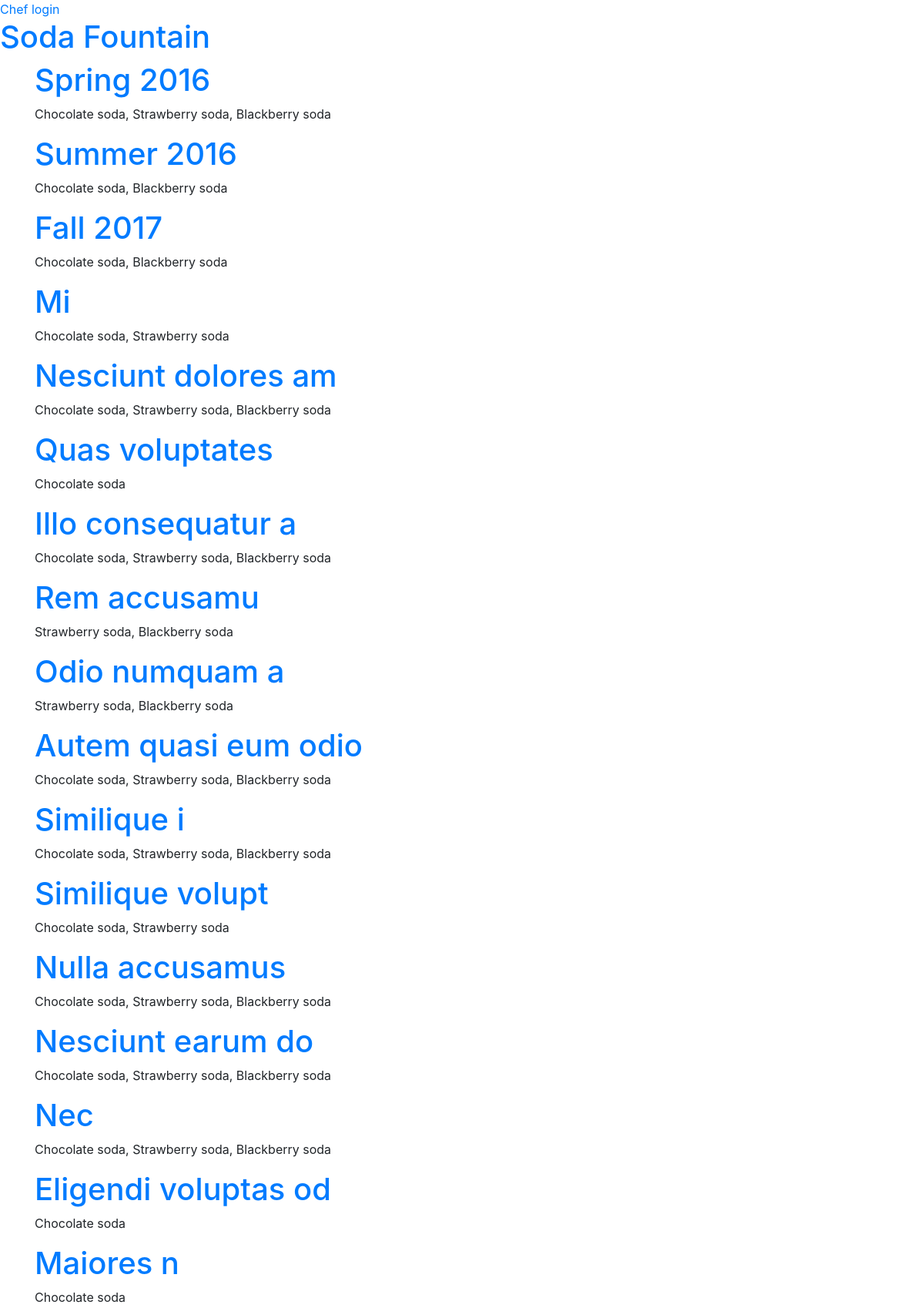
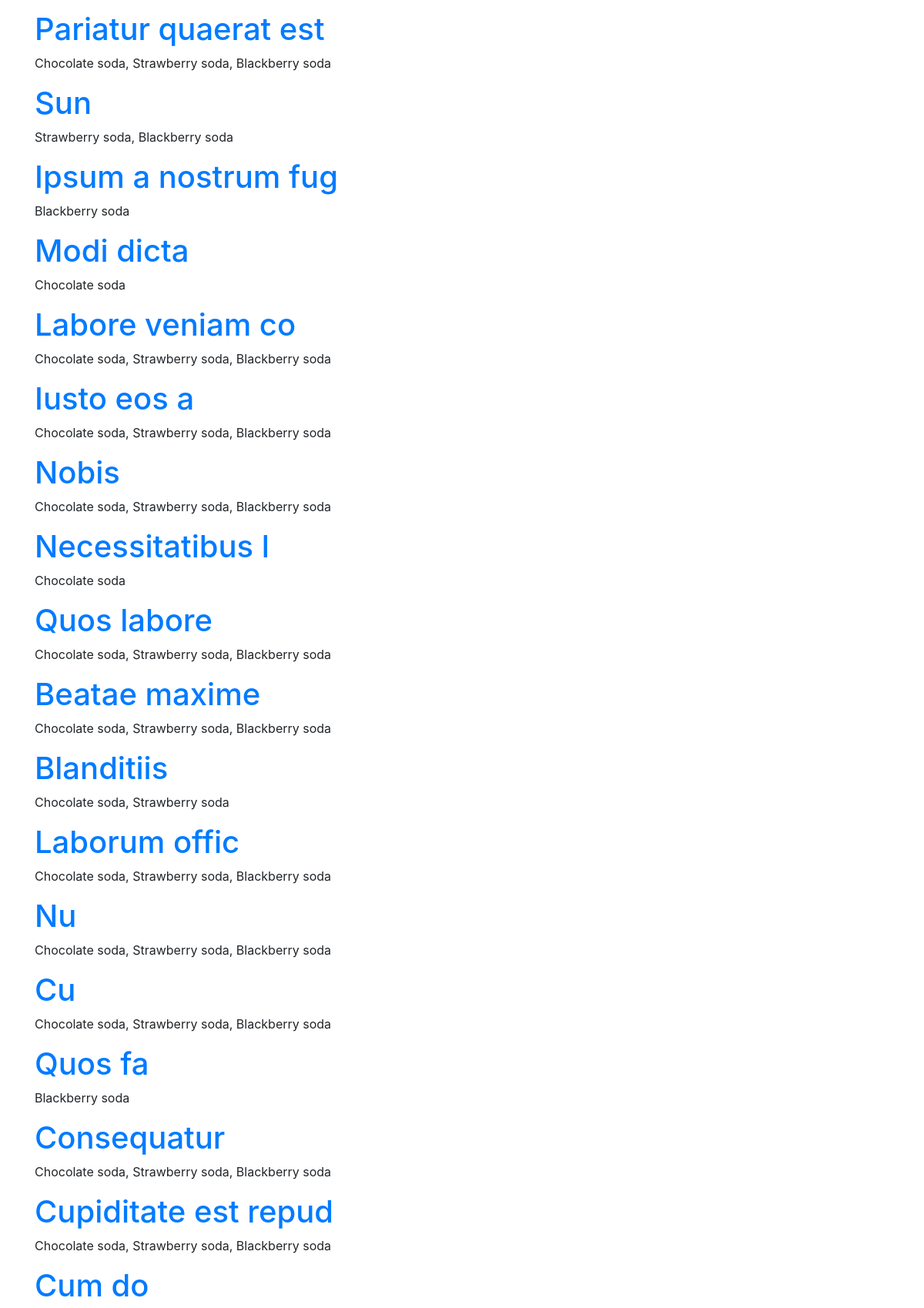
The page / (upper part) on the database its author committed (2 pictures, top to bottom).
### menu/models.py (models this page shows, shortened)
class Menu(models.Model):
    dishes = models.ManyToManyField('Dish', related_name='dishes')
    season = models.CharField(max_length=200)
    created_date = models.DateField(default=datetime.date.today)
    expiration_date = models.DateField(blank=True, null=True)
    class Meta:
        ordering = ['expiration_date', 'created_date', 'season']

class Dish(models.Model):
    chef = models.ForeignKey('auth.User', models.CASCADE)
    ingredients = models.ManyToManyField('Ingredient', related_name='ingredients')
    created_date = models.DateField(default=datetime.date.today)
    name = models.CharField(max_length=200)
    description = models.TextField()
    standard = models.BooleanField(default=False)
    def __str__(self):
        return self.name

### menu/views.py (the view)
# urls.py: path('', views.list_menus, name='list'),
def list_menus(request):
    menus = Menu.objects.exclude(
        expiration_date__lte=datetime.date.today()
    ).prefetch_related('dishes')
    return render(request, 'menu/list_menus.html', {'menus': menus})

### menu/templates/menu/list_menus.html (shortened to what this page needs)
{% extends 'menu/base.html' %}
{% block content %}
    {% for menu in menus %}
        <h1>
            <a href="{% url 'menu:detail_menu' menu.pk %}">{{ menu.season }}</a>
        </h1>
        <p>{{ menu.dishes.all|join:", "}}</p>
    {% endfor %}
{% endblock %}

### rows shown on the page
Menu: season "Spring 2016", dishes.all "Chocolate soda, Strawberry soda, Blackberry soda"
Menu: season "Summer 2016", dishes.all "Chocolate soda, Blackberry soda"
Menu: season "Fall 2017", dishes.all "Chocolate soda, Blackberry soda"
Menu: season "Mi", dishes.all "Chocolate soda, Strawberry soda"
Menu: season "Nesciunt dolores am", dishes.all "Chocolate soda, Strawberry soda, Blackberry soda"
Menu: season "Quas voluptates", dishes.all "Chocolate soda"
Menu: season "Illo consequatur a", dishes.all "Chocolate soda, Strawberry soda, Blackberry soda"
Menu: season "Rem accusamu", dishes.all "Strawberry soda, Blackberry soda"
Menu: season "Odio numquam a", dishes.all "Strawberry soda, Blackberry soda"
Menu: season "Autem quasi eum odio", dishes.all "Chocolate soda, Strawberry soda, Blackberry soda"
Menu: season "Similique i", dishes.all "Chocolate soda, Strawberry soda, Blackberry soda"
Menu: season "Similique volupt", dishes.all "Chocolate soda, Strawberry soda"
Menu: season "Nulla accusamus", dishes.all "Chocolate soda, Strawberry soda, Blackberry soda"
Menu: season "Nesciunt earum do", dishes.all "Chocolate soda, Strawberry soda, Blackberry soda"
Menu: season "Nec", dishes.all "Chocolate soda, Strawberry soda, Blackberry soda"
Menu: season "Eligendi voluptas od", dishes.all "Chocolate soda"
Menu: season "Maiores n", dishes.all "Chocolate soda"
Menu: season "Pariatur quaerat est", dishes.all "Chocolate soda, Strawberry soda, Blackberry soda"
Menu: season "Sun", dishes.all "Strawberry soda, Blackberry soda"
Menu: season "Ipsum a nostrum fug", dishes.all "Blackberry soda"
Menu: season "Modi dicta", dishes.all "Chocolate soda"
Menu: season "Labore veniam co", dishes.all "Chocolate soda, Strawberry soda, Blackberry soda"
Menu: season "Iusto eos a", dishes.all "Chocolate soda, Strawberry soda, Blackberry soda"
Menu: season "Nobis", dishes.all "Chocolate soda, Strawberry soda, Blackberry soda"
Menu: season "Necessitatibus l", dishes.all "Chocolate soda"
Menu: season "Quos labore", dishes.all "Chocolate soda, Strawberry soda, Blackberry soda"
Menu: season "Beatae maxime", dishes.all "Chocolate soda, Strawberry soda, Blackberry soda"
Menu: season "Blanditiis", dishes.all "Chocolate soda, Strawberry soda"
Menu: season "Laborum offic", dishes.all "Chocolate soda, Strawberry soda, Blackberry soda"
Menu: season "Nu", dishes.all "Chocolate soda, Strawberry soda, Blackberry soda"
Menu: season "Cu", dishes.all "Chocolate soda, Strawberry soda, Blackberry soda"
Menu: season "Quos fa", dishes.all "Blackberry soda"
Menu: season "Consequatur", dishes.all "Chocolate soda, Strawberry soda, Blackberry soda"
Menu: season "Cupiditate est repud", dishes.all "Chocolate soda, Strawberry soda, Blackberry soda"
Menu: season "Cum do"
